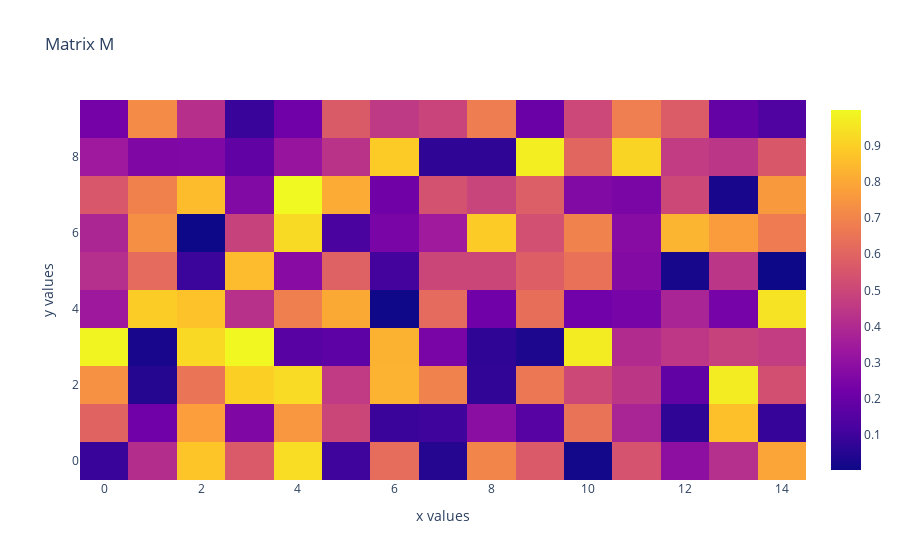

The code cell stored with this chart in its notebook:
### Code cell
#Heatmap using plotly
#init_notebook_mode(connected=True)
fig = go.Figure(data=go.Heatmap(z=M))
fig.update_layout(title = 'Matrix M', xaxis_title='x values',
                 yaxis_title = 'y values')
#plt.savefig('q6.png')
fig.show()

### Figure 1 — Plotly figure (JSON) as saved in the notebook; plotly's stock layout.template omitted (floating-point values rounded to 4 significant figures; data arrays with more than 128 entries replaced by an {"elided": "..."} marker saying what was removed)
{"data": [{"type": "heatmap", "z": {"elided": "10x15 float values"}}], "layout": {"autosize": true, "title": {"text": "Matrix M"}, "xaxis": {"autorange": true, "range": [-0.5, 14.5], "title": {"text": "x values"}}, "yaxis": {"autorange": true, "range": [-0.5, 9.5], "title": {"text": "y values"}}}}
